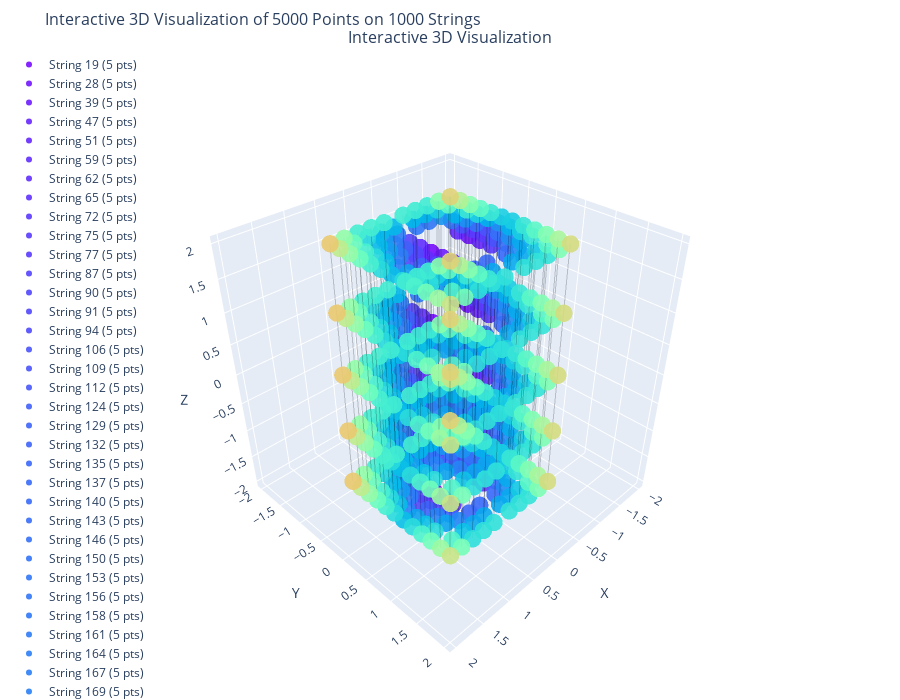

The code cell stored with this chart in its notebook:
### Code cell
# Create an interactive 3D plot of the optimized detector geometry
optimizer.visualizer.create_interactive_3d_plot(
    points_3d=optimizer.geom_dict['points_3d'],           # 3D coordinates of all detector elements
    string_xy=optimizer.geom_dict['string_xy'],           # (x,y) positions of string centers
    string_weights=optimizer.geom_dict['string_weights'], # Learned weights (opacity) for each string
    weight_threshold=0.7,                                 # Only show strings above this weight
    points_per_string_list=optimizer.geom_dict['points_per_string_list']  # Number of detectors per string
)
